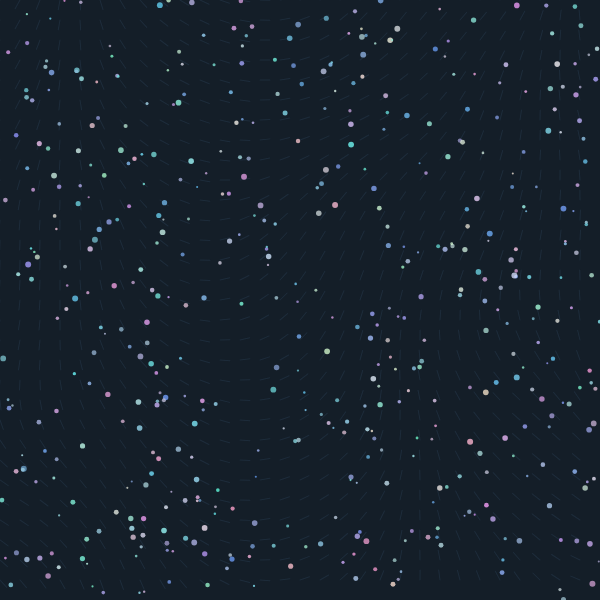
Frame 1 (no input)
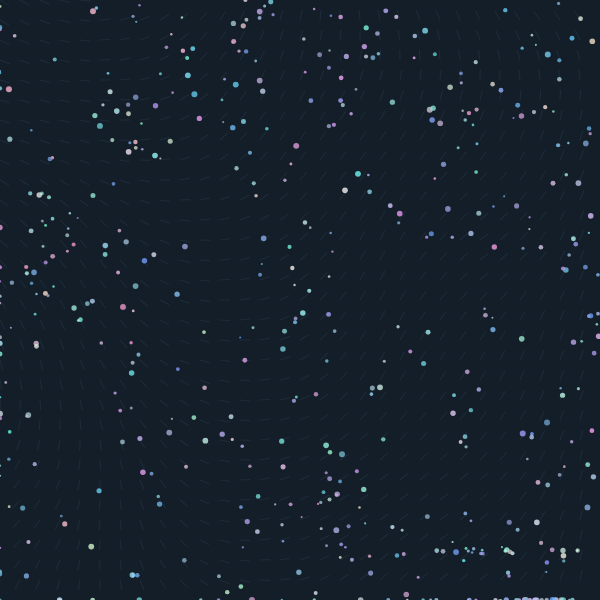
Frame 60 (no input)
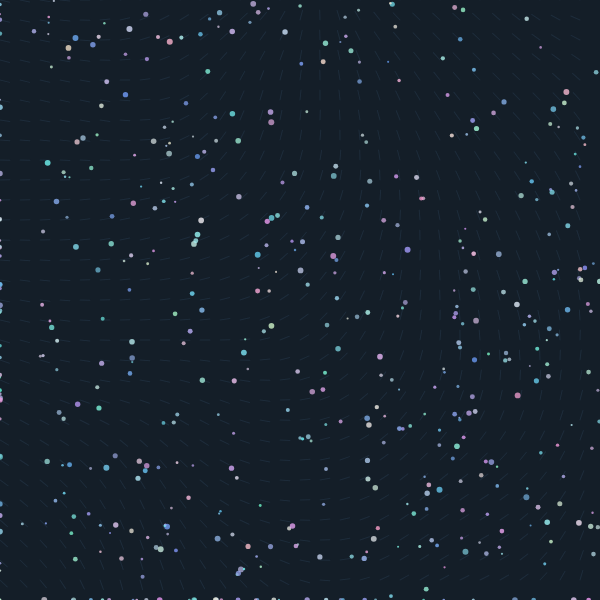
Frame 120 (the mouse pressed at the canvas centre since frame 60)

The p5.js sketch that drew these frames (run headless with seeded random() and noise() and a simulated clock; from frame 60 on, the mouse is pressed at the canvas centre):

// p5.js sketch
// ── sketch.js
let microbes = [];
let flowField;
let resolution = 20;
let cols, rows;

function setup() {
  createCanvas(600, 600);
  cols = width / resolution;
  rows = height / resolution;
  flowField = new Array(cols * rows);
  
  for (let i = 0; i < 500; i++) {
    microbes.push(new Microbe(random(width), random(height)));
  }
}

function draw() {
  background(20, 30, 40);
  
  updateFlowField();
  renderFlowField();
  
  for (let microbe of microbes) {
    microbe.update();
    microbe.display();
  }
}

function updateFlowField() {
  let time = millis() * 0.0005;
  for (let y = 0; y < rows; y++) {
    for (let x = 0; x < cols; x++) {
      let index = x + y * cols;
      let angle = noise(x * 0.02, y * 0.02, time) * TWO_PI * 2;
      flowField[index] = p5.Vector.fromAngle(angle);
    }
  }
}

function renderFlowField() {
  stroke(100, 150, 200, 30);
  noFill();
  for (let y = 0; y < rows; y++) {
    for (let x = 0; x < cols; x++) {
      let index = x + y * cols;
      let v = flowField[index];
      push();
      translate(x * resolution, y * resolution);
      rotate(v.heading());
      line(0, 0, resolution * 0.5, 0);
      pop();
    }
  }
}

class Microbe {
  constructor(x, y) {
    this.pos = createVector(x, y);
    this.vel = p5.Vector.random2D();
    this.acc = createVector();
    this.size = random(2, 6);
    this.lifespan = 255;
    this.color = color(random(100, 255), random(150, 255), random(200, 255), 200);
  }

  update() {
    this.vel.add(this.acc);
    this.pos.add(this.vel);
    this.acc.mult(0);

    let x = floor(this.pos.x / resolution);
    let y = floor(this.pos.y / resolution);
    if (x >= 0 && x < cols && y >= 0 && y < rows) {
      let index = x + y * cols;
      let force = flowField[index];
      this.applyForce(force);
    }

    this.lifespan -= 0.5;
    if (this.pos.x > width) this.pos.x = 0;
    if (this.pos.x < 0) this.pos.x = width;
    if (this.pos.y > height) this.pos.y = 0;
    if (this.pos.y < 0) this.pos.y = height;
  }

  applyForce(force) {
    this.acc.add(force);
  }

  display() {
    noStroke();
    fill(this.color);
    ellipse(this.pos.x, this.pos.y, this.size);
  }
}
